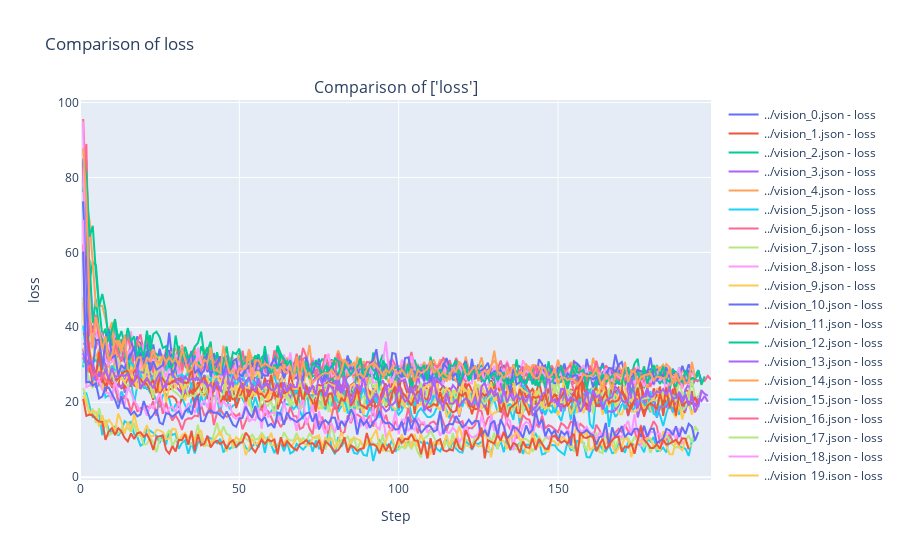
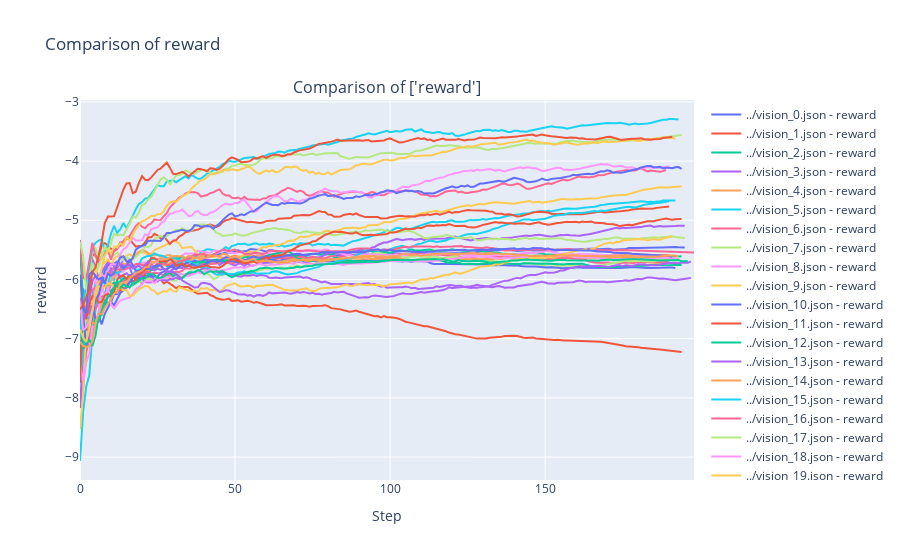

The notebook cell saved with these charts, in order:
### Markdown cell above
# Full vision update_step = 1

### Code cell
import json
import plotly.graph_objs as go
from plotly.subplots import make_subplots

# Function to load JSON file
def load_json(file_path):
    with open(file_path, 'r') as f:
        data = json.load(f)
    return data

# Load JSON files
count = 0
files = []
data = []
filenames = []
while True:
    file = '../vision_' + str(count) + '.json'
    try:
        data.append(load_json(file_path=file))
        filenames.append(file)
        print(file)
    except:
        break
    count += 1

for filepath in files:
    data.append(load_json(file_path=filepath))

# Plot comparison of a specific field using Plotly
def plot_comparison(fields, data, random_last=False):
    fig = make_subplots(rows=1, cols=1, subplot_titles=[f'Comparison of {fields}'])
    
    # Add traces for each file
    for field in fields:
        for i, d in enumerate(data):
            field_data = d.get(field, [])
            if len(field_data) > 0 and isinstance(field_data[0], bool):
                field_data = list(map(lambda x: float(x), field_data))
            if i == len(data) - 1 and random_last:
                fig.add_trace(go.Scatter(y=field_data, mode='lines', name=f'Random rewards'))
            else:
                fig.add_trace(go.Scatter(y=field_data, mode='lines', name=f'{filenames[i]} - {field}'))
    # Customize layout
    fig.update_layout(
        title=f'Comparison of {field}',
        xaxis_title='Step',
        yaxis_title=field,
        showlegend=True,
        hovermode="x"
    )
    
    # Show the interactive plot
    fig.show()
    return fig

# Plot losses
loss_fig = plot_comparison(['loss'], data)


# random = load_json('../random_rewards.json')
# data.append(random)
# Plot avg_rewards
reward_fig = plot_comparison(['reward'], data)

### Figure 1 — Plotly figure (JSON) as saved in the notebook; plotly's stock layout.template omitted (floating-point values rounded to 4 significant figures; data arrays with more than 128 entries replaced by an {"elided": "..."} marker saying what was removed)
{"data": [{"mode": "lines", "name": "../vision_0.json - loss", "type": "scatter", "y": {"elided": "196 float values"}}, {"mode": "lines", "name": "../vision_1.json - loss", "type": "scatter", "y": {"elided": "195 float values"}}, {"mode": "lines", "name": "../vision_2.json - loss", "type": "scatter", "y": {"elided": "195 float values"}}, {"mode": "lines", "name": "../vision_3.json - loss", "type": "scatter", "y": {"elided": "196 float values"}}, {"mode": "lines", "name": "../vision_4.json - loss", "type": "scatter", "y": {"elided": "190 float values"}}, {"mode": "lines", "name": "../vision_5.json - loss", "type": "scatter", "y": {"elided": "193 float values"}}, {"mode": "lines", "name": "../vision_6.json - loss", "type": "scatter", "y": {"elided": "191 float values"}}, {"mode": "lines", "name": "../vision_7.json - loss", "type": "scatter", "y": {"elided": "194 float values"}}, {"mode": "lines", "name": "../vision_8.json - loss", "type": "scatter", "y": {"elided": "194 float values"}}, {"mode": "lines", "name": "../vision_9.json - loss", "type": "scatter", "y": {"elided": "195 float values"}}, {"mode": "lines", "name": "../vision_10.json - loss", "type": "scatter", "y": {"elided": "193 float values"}}, {"mode": "lines", "name": "../vision_11.json - loss", "type": "scatter", "y": {"elided": "191 float values"}}, {"mode": "lines", "name": "../vision_12.json - loss", "type": "scatter", "y": {"elided": "195 float values"}}, {"mode": "lines", "name": "../vision_13.json - loss", "type": "scatter", "y": {"elided": "198 float values"}}, {"mode": "lines", "name": "../vision_14.json - loss", "type": "scatter", "y": {"elided": "191 float values"}}, {"mode": "lines", "name": "../vision_15.json - loss", "type": "scatter", "y": {"elided": "191 float values"}}, {"mode": "lines", "name": "../vision_16.json - loss", "type": "scatter", "y": {"elided": "199 float values"}}, {"mode": "lines", "name": "../vision_17.json - loss", "type": "scatter", "y": {"elided": "196 float values"}}, {"mode": "lines", "name": "../vision_18.json - loss", "type": "scatter", "y": {"elided": "190 float values"}}, {"mode": "lines", "name": "../vision_19.json - loss", "type": "scatter", "y": {"elided": "192 float values"}}, {"mode": "lines", "name": "../vision_20.json - loss", "type": "scatter", "y": {"elided": "192 float values"}}, {"mode": "lines", "name": "../vision_21.json - loss", "type": "scatter", "y": {"elided": "195 float values"}}, {"mode": "lines", "name": "../vision_22.json - loss", "type": "scatter", "y": {"elided": "197 float values"}}, {"mode": "lines", "name": "../vision_23.json - loss", "type": "scatter", "y": {"elided": "198 float values"}}, {"mode": "lines", "name": "../vision_24.json - loss", "type": "scatter", "y": {"elided": "194 float values"}}, {"mode": "lines", "name": "../vision_25.json - loss", "type": "scatter", "y": {"elided": "194 float values"}}, {"mode": "lines", "name": "../vision_26.json - loss", "type": "scatter", "y": {"elided": "190 float values"}}, {"mode": "lines", "name": "../vision_27.json - loss", "type": "scatter", "y": {"elided": "195 float values"}}, {"mode": "lines", "name": "../vision_28.json - loss", "type": "scatter", "y": {"elided": "191 float values"}}, {"mode": "lines", "name": "../vision_29.json - loss", "type": "scatter", "y": {"elided": "193 float values"}}, {"mode": "lines", "name": "../vision_30.json - loss", "type": "scatter", "y": {"elided": "195 float values"}}, {"mode": "lines", "name": "../vision_31.json - loss", "type": "scatter", "y": {"elided": "192 float values"}}], "layout": {"annotations": [{"font": {"size": 16}, "showarrow": false, "text": "Comparison of ['loss']", "x": 0.5, "xanchor": "center", "xref": "paper", "y": 1, "yanchor": "bottom", "yref": "paper"}], "hovermode": "x", "showlegend": true, "title": {"text": "Comparison of loss"}, "xaxis": {"anchor": "y", "domain": [0, 1], "title": {"text": "Step"}}, "yaxis": {"anchor": "x", "domain": [0, 1], "title": {"text": "loss"}}}}

### Figure 2 — Plotly figure (JSON) as saved in the notebook; plotly's stock layout.template omitted (floating-point values rounded to 4 significant figures; data arrays with more than 128 entries replaced by an {"elided": "..."} marker saying what was removed)
{"data": [{"mode": "lines", "name": "../vision_0.json - reward", "type": "scatter", "y": {"elided": "196 float values"}}, {"mode": "lines", "name": "../vision_1.json - reward", "type": "scatter", "y": {"elided": "195 float values"}}, {"mode": "lines", "name": "../vision_2.json - reward", "type": "scatter", "y": {"elided": "195 float values"}}, {"mode": "lines", "name": "../vision_3.json - reward", "type": "scatter", "y": {"elided": "196 float values"}}, {"mode": "lines", "name": "../vision_4.json - reward", "type": "scatter", "y": {"elided": "190 float values"}}, {"mode": "lines", "name": "../vision_5.json - reward", "type": "scatter", "y": {"elided": "193 float values"}}, {"mode": "lines", "name": "../vision_6.json - reward", "type": "scatter", "y": {"elided": "191 float values"}}, {"mode": "lines", "name": "../vision_7.json - reward", "type": "scatter", "y": {"elided": "194 float values"}}, {"mode": "lines", "name": "../vision_8.json - reward", "type": "scatter", "y": {"elided": "194 float values"}}, {"mode": "lines", "name": "../vision_9.json - reward", "type": "scatter", "y": {"elided": "195 float values"}}, {"mode": "lines", "name": "../vision_10.json - reward", "type": "scatter", "y": {"elided": "193 float values"}}, {"mode": "lines", "name": "../vision_11.json - reward", "type": "scatter", "y": {"elided": "191 float values"}}, {"mode": "lines", "name": "../vision_12.json - reward", "type": "scatter", "y": {"elided": "195 float values"}}, {"mode": "lines", "name": "../vision_13.json - reward", "type": "scatter", "y": {"elided": "198 float values"}}, {"mode": "lines", "name": "../vision_14.json - reward", "type": "scatter", "y": {"elided": "191 float values"}}, {"mode": "lines", "name": "../vision_15.json - reward", "type": "scatter", "y": {"elided": "191 float values"}}, {"mode": "lines", "name": "../vision_16.json - reward", "type": "scatter", "y": {"elided": "199 float values"}}, {"mode": "lines", "name": "../vision_17.json - reward", "type": "scatter", "y": {"elided": "196 float values"}}, {"mode": "lines", "name": "../vision_18.json - reward", "type": "scatter", "y": {"elided": "190 float values"}}, {"mode": "lines", "name": "../vision_19.json - reward", "type": "scatter", "y": {"elided": "192 float values"}}, {"mode": "lines", "name": "../vision_20.json - reward", "type": "scatter", "y": {"elided": "192 float values"}}, {"mode": "lines", "name": "../vision_21.json - reward", "type": "scatter", "y": {"elided": "195 float values"}}, {"mode": "lines", "name": "../vision_22.json - reward", "type": "scatter", "y": {"elided": "197 float values"}}, {"mode": "lines", "name": "../vision_23.json - reward", "type": "scatter", "y": {"elided": "198 float values"}}, {"mode": "lines", "name": "../vision_24.json - reward", "type": "scatter", "y": {"elided": "194 float values"}}, {"mode": "lines", "name": "../vision_25.json - reward", "type": "scatter", "y": {"elided": "194 float values"}}, {"mode": "lines", "name": "../vision_26.json - reward", "type": "scatter", "y": {"elided": "190 float values"}}, {"mode": "lines", "name": "../vision_27.json - reward", "type": "scatter", "y": {"elided": "195 float values"}}, {"mode": "lines", "name": "../vision_28.json - reward", "type": "scatter", "y": {"elided": "191 float values"}}, {"mode": "lines", "name": "../vision_29.json - reward", "type": "scatter", "y": {"elided": "193 float values"}}, {"mode": "lines", "name": "../vision_30.json - reward", "type": "scatter", "y": {"elided": "195 float values"}}, {"mode": "lines", "name": "../vision_31.json - reward", "type": "scatter", "y": {"elided": "192 float values"}}], "layout": {"annotations": [{"font": {"size": 16}, "showarrow": false, "text": "Comparison of ['reward']", "x": 0.5, "xanchor": "center", "xref": "paper", "y": 1, "yanchor": "bottom", "yref": "paper"}], "hovermode": "x", "showlegend": true, "title": {"text": "Comparison of reward"}, "xaxis": {"anchor": "y", "domain": [0, 1], "title": {"text": "Step"}}, "yaxis": {"anchor": "x", "domain": [0, 1], "title": {"text": "reward"}}}}
